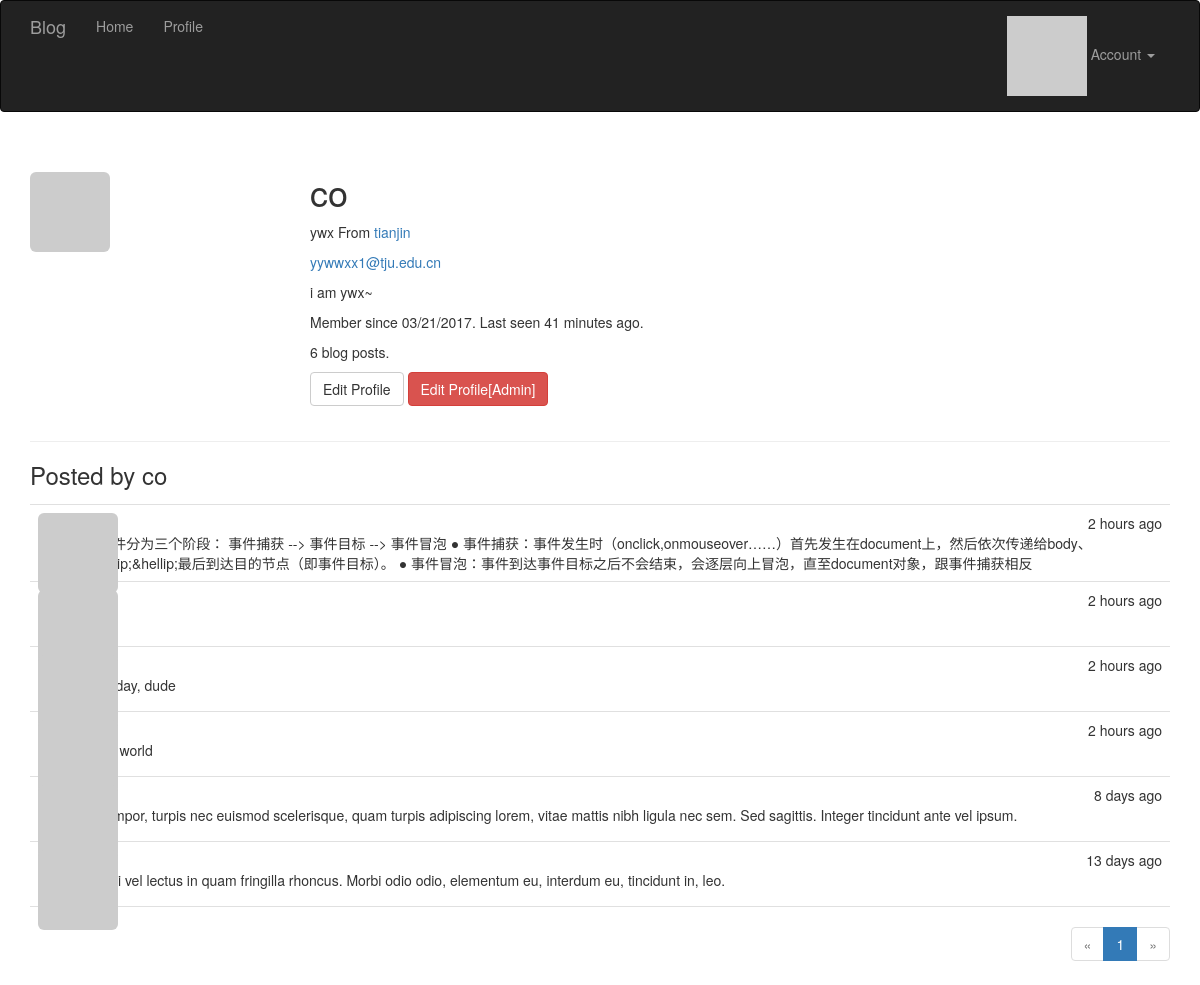
The app's page /user/co (signed in) with its own data.
### app/models.py (models this page shows, shortened)
class User(UserMixin, db.Model):
	__tablename__ = 'users'
	id = db.Column(db.Integer, primary_key=True)
	email = db.Column(db.String(64), unique=True, index=True)
	username = db.Column(db.String(64), unique=True, index=True)
	password_hash = db.Column(db.String(128))
	role_id = db.Column(db.Integer, db.ForeignKey('roles.id'))
	confirmed = db.Column(db.Boolean, default=False)
	name = db.Column(db.String(64))
	location = db.Column(db.String(64))
	about_me = db.Column(db.Text())
	member_since = db.Column(db.DateTime(), default=datetime.utcnow)
	last_seen = db.Column(db.DateTime(), default=datetime.utcnow)
	posts = db.relationship('Post', backref='author', lazy='dynamic')
	@property
	def password(self):
		raise AttributeError('password is not a readable attribute')
	@login_manager.user_loader #这个是登录模块的东西
	def load_user(user_id):
		return User.query.get(int(user_id)) #返回当前user对象，作为current_user
	def can(self, permissions):
		return self.role is not None and \
			(self.role.permissions & permissions) == permissions #权限判断巧妙
	def is_administrator(self):
		return self.can(Permission.ADMINISTER)
	def ping(self):
		self.last_seen = datetime.utcnow()
		db.session.add(self)
	def gravatar(self,size=100,default='identicon', rating='g'):
		if request.is_secure:
			url = 'https://secure.gravatar.com/avatar'
		else:
			url = 'http://gravatar.com/avatar'
		hash = hashlib.md5(self.email.encode('utf-8')).hexdigest()
		return '{url}/{hash}?s={size}&d={default}&r={rating}'.format(
			url=url,hash=hash,size=size,default=default,rating=rating)

class Post(db.Model):
	__tablename__='posts'
	id = db.Column(db.Integer, primary_key=True)
	body = db.Column(db.Text)
	timestamp = db.Column(db.DateTime, index=True, default=datetime.utcnow)
	author_id = db.Column(db.Integer, db.ForeignKey('users.id'))

### app/main/views.py (the view)
@main.route('/user/<username>')
def user(username):
	user = User.query.filter_by(username=username).first_or_404()
	page = request.args.get('page',1,type=int)
	pagination = user.posts.order_by(Post.timestamp.desc()).paginate(
			page, per_page=current_app.config['POSTS_PER_PAGE'], error_out=False)
	posts = pagination.items
	return render_template('user.html',user=user,posts=posts, pagination=pagination)

### app/auth/views.py (called while the page is built)
@auth.before_app_request #在全局的所有request之前，判断如果1.用户登录2.且未确认3.且请求的端点不在auth蓝本中,则强制跳转到unconfirm界面
def before_request():
	if current_user.is_authenticated:
		current_user.ping()
		if not current_user.confirmed \
			and request.endpoint \
			and request.endpoint[:5]!= 'auth.'\
			and request.endpoint != 'static':
			return redirect(url_for('auth.unconfirmed'))

### app/main/__init__.py (called while the page is built)
@main.app_context_processor #Permission类加入全局上下文卡，在所有模板中都可以全局访问
def inject_perssions():
	return dict(Permission=Permission)

### app/templates/user.html (shortened to what this page needs)
{% extends "base.html" %}
{% import "_macros.html" as macros %}
{% block page_content %}
<div class="page-header">
    <img class="img-rounded profile-thumbnail" src="{{user.gravatar(size=256)}}">
    <div class="profile-header">
        <h1>{{ user.username }}</h1>
        {% if user.name or user.location %}
        <p>
            {% if user.name %}{{ user.name }}{% endif %}
            {% if user.location %}
                From <a href="http://maps.google.com/?q={{ user.location }}">{{ user.location }}</a>
            {% endif %}
        </p>
        {% endif %}
        {% if current_user.is_administrator() %}
        <p><a href="mailto:{{ user.email }}">{{ user.email }}</a></p>
        {% endif %}
        {% if user.about_me %}<p>{{ user.about_me }}</p>{% endif %}
        <p>Member since {{ moment(user.member_since).format('L') }}. Last seen {{ moment(user.last_seen).fromNow() }}.</p>
        <p>{{user.posts.count()}} blog posts.</p>
        <p>
            {%if user == current_user %}
            <a class="btn btn-default" href="{{url_for('.edit_profile')}}">Edit Profile</a>
            {% endif %}
            {% if current_user.is_administrator()%}
            <a class="btn btn-danger" href="{{url_for('.edit_profile_admin',id=user.id)}}" >Edit Profile[Admin]</a>
            {% endif %}
        </p>
    </div>
</div>
<h3>Posted by {{user.username}}</h3>
{% include '_posts.html'%}
{% if pagination %}
<div class="pagination">
    {{ macros.pagination_widget(pagination, '.user', username=user.username) }}
</div>
{% endif %}
{% endblock %}

### app/templates/_posts.html
<ul class="posts">
    {% for post in posts %}
    <li class="post">
        <div class="post-thumbnail">
            <a href="{{ url_for('.user', username=post.author.username) }}">
                <img class="img-rounded profile-thumbnail" src="{{ post.author.gravatar(size=40) }}">
            </a>
        </div>
        <div class="post-content">
            <div class="post-date">{{ moment(post.timestamp).fromNow() }}</div>
            <div class="post-author"><a href="{{ url_for('.user', username=post.author.username) }}">{{ post.author.username }}</a></div>
            <div class="post-body">{{ post.body }}</div>
        </div>
    </li>
    {% endfor %}
</ul>

### app/static/style.css (style rules this page uses)
.profile-thumbnail { position: absolute; }
.profile-header { min-height: 260px; margin-left: 280px; }
ul.posts { list-style-type: none; padding: 0px; margin: 16px 0px 0px 0px; border-top: 1px solid #e0e0e0; }
ul.posts li.post { padding: 8px; border-bottom: 1px solid #e0e0e0; }
div.post-date { float: right; }
div.post-author { font-weight: bold; }
div.post-thumbnail { position: absolute; }
div.post-content { margin-left: 48px; min-height: 48px; }
div.pagination { width: 100%; text-align: right; padding: 0px; margin: 0px; }

### records on screen
User: username "co", name "ywx", location "tianjin", email "yywwxx1@tju.edu.cn", about_me "i am ywx~", member_since "03/21/2017", last_seen "41 minutes ago"
Post: timestamp "2 hours ago", body "● 事件分为三个阶段： 事件捕获 --> 事件目标 --> 事件冒泡 ● 事件捕获：事件发生时（onclick,onmouseover……）首先发生在document上，然后依次传递给body、&hellip;&hellip;最后到达目的节点（即事件目标）。 ● 事件冒泡：事件到达事件目标之后不会结束，会逐层向上冒泡，直至document对象，跟事件捕获相反"
Post: timestamp "2 hours ago"
Post: timestamp "2 hours ago", body "nice day, dude"
Post: timestamp "2 hours ago", body "hello world"
Post: timestamp "8 days ago", body "In tempor, turpis nec euismod scelerisque, quam turpis adipiscing lorem, vitae mattis nibh ligula nec sem. Sed sagittis. Integer tincidunt ante vel ipsum."
Post: timestamp "13 days ago", body "Morbi vel lectus in quam fringilla rhoncus. Morbi odio odio, elementum eu, interdum eu, tincidunt in, leo."

### other values on screen
{{ user.posts.count() }} "6"
{{ p }} "1"
